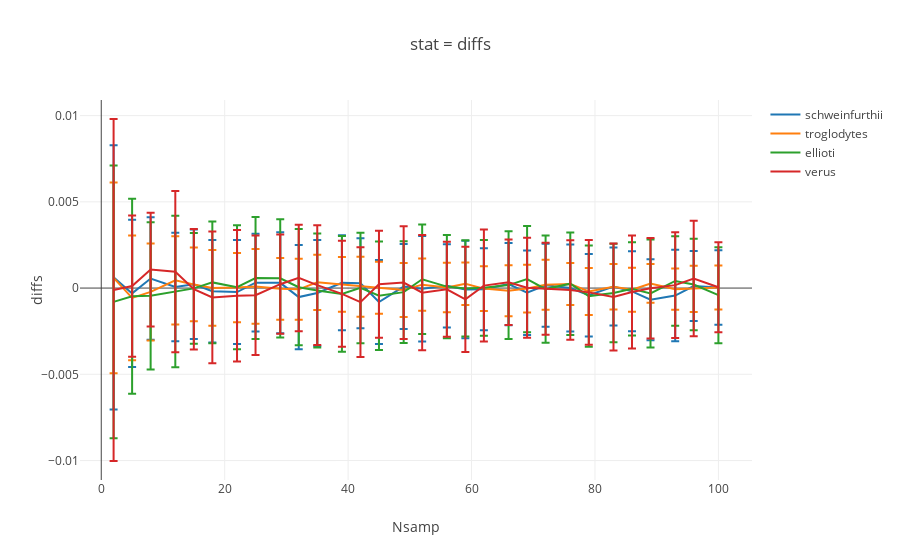

The notebook cell this image was saved under:
### Code cell
## Var
var_select= 'diffs'

fig= [go.Scatter(
    x= samp_order,
    y= [np.nanmean(syndicate_dict[pop][x][var_select]) for x in samp_order],
    error_y= dict(
        array= [np.nanstd(syndicate_dict[pop][x][var_select]) for x in samp_order],
        type= 'data',
        #symmetric= True,
        visible=True
    ),
    name= pop
) for pop in syndicate_dict.keys()]

layout= go.Layout(
    title=  'stat = {}'.format(var_select),
    xaxis= dict(
        title= 'Nsamp'
    ),
    yaxis= dict(
        title= var_select
    )
)

Figure= go.Figure(data=fig, layout= layout)
iplot(Figure)
